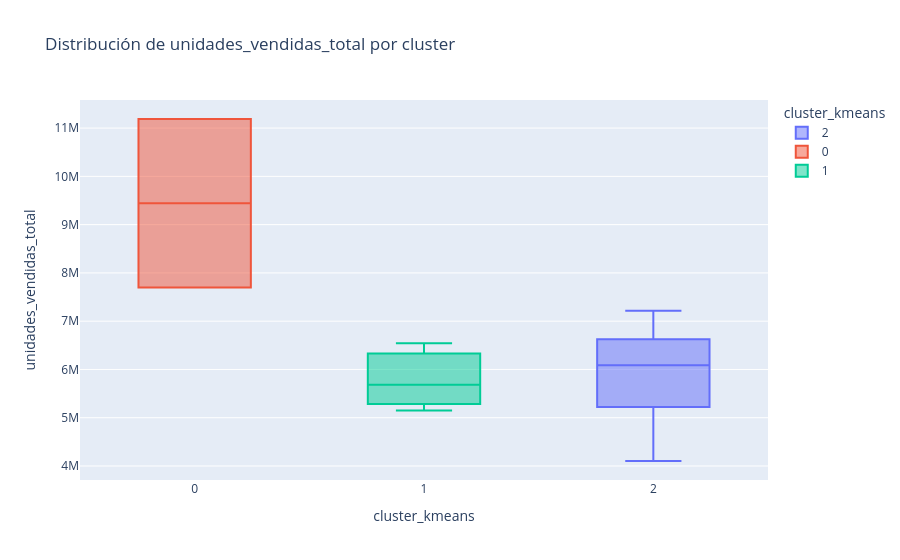
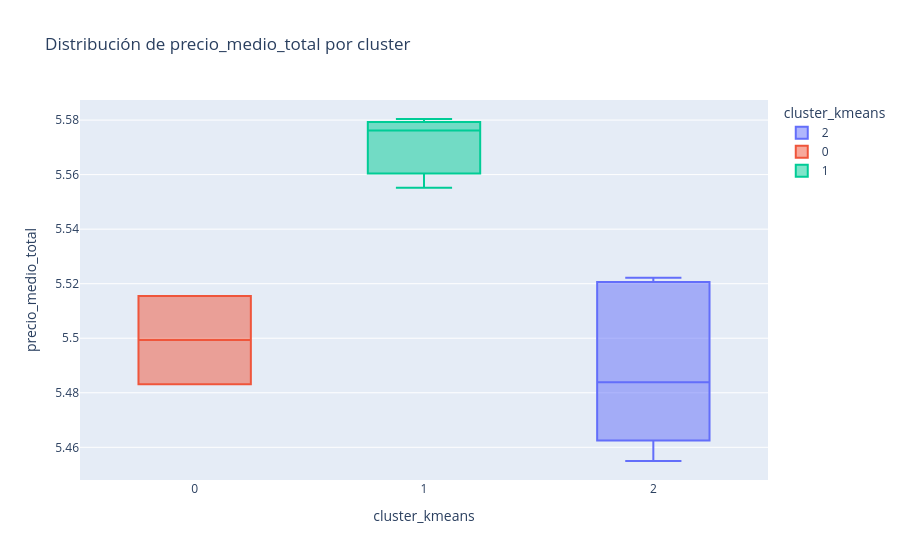
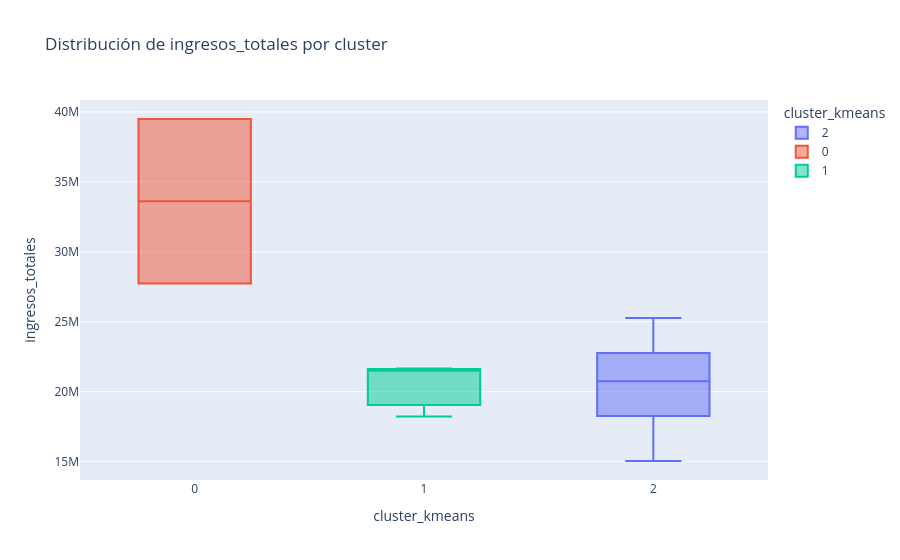
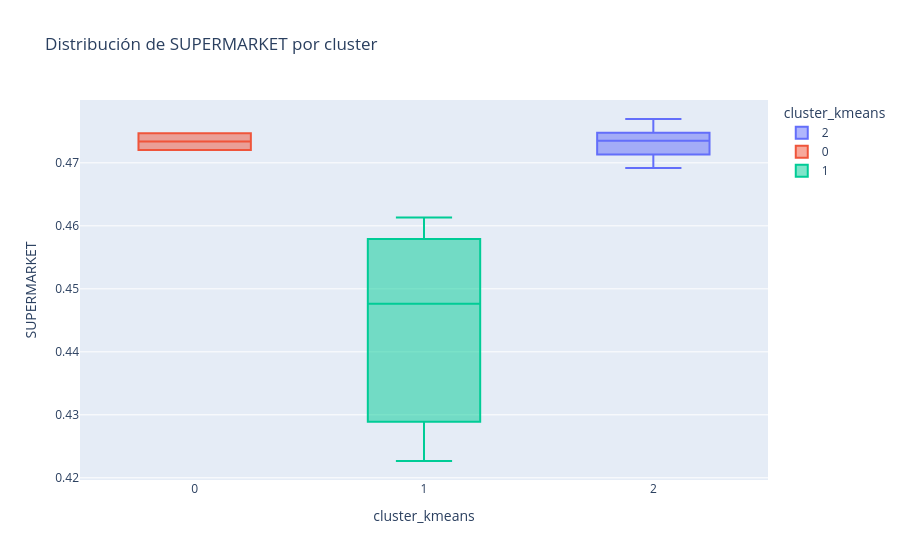

These figures' notebook cell, in order:
### Code cell
for col in df_tiendas.columns[1:-1]:
    fig = px.box(df_tiendas, x = "cluster_kmeans", y = col, title = f"Distribución de {col} por cluster", color = "cluster_kmeans")
    fig.show()

### Figure 1 — Plotly figure (JSON) as saved in the notebook; plotly's stock layout.template omitted (floating-point values rounded to 4 significant figures)
{"data": [{"alignmentgroup": "True", "hovertemplate": "cluster_kmeans=%{x}<br>unidades_vendidas_total=%{y}<extra></extra>", "legendgroup": "2", "marker": {"color": "#636efa"}, "name": "2", "notched": false, "offsetgroup": "2", "orientation": "v", "showlegend": true, "type": "box", "x": [2, 2, 2, 2, 2], "x0": " ", "xaxis": "x", "y": [5595292, 7214384, 6089330, 4103676, 6427782], "y0": " ", "yaxis": "y"}, {"alignmentgroup": "True", "hovertemplate": "cluster_kmeans=%{x}<br>unidades_vendidas_total=%{y}<extra></extra>", "legendgroup": "0", "marker": {"color": "#EF553B"}, "name": "0", "notched": false, "offsetgroup": "0", "orientation": "v", "showlegend": true, "type": "box", "x": [0, 0], "x0": " ", "xaxis": "x", "y": [7698216, 11188180], "y0": " ", "yaxis": "y"}, {"alignmentgroup": "True", "hovertemplate": "cluster_kmeans=%{x}<br>unidades_vendidas_total=%{y}<extra></extra>", "legendgroup": "1", "marker": {"color": "#00cc96"}, "name": "1", "notched": false, "offsetgroup": "1", "orientation": "v", "showlegend": true, "type": "box", "x": [1, 1, 1], "x0": " ", "xaxis": "x", "y": [5685475, 5149062, 6544012], "y0": " ", "yaxis": "y"}], "layout": {"boxmode": "overlay", "legend": {"title": {"text": "cluster_kmeans"}, "tracegroupgap": 0}, "title": {"text": "Distribución de unidades_vendidas_total por cluster"}, "xaxis": {"anchor": "y", "categoryarray": [2, 0, 1], "categoryorder": "array", "domain": [0, 1], "title": {"text": "cluster_kmeans"}}, "yaxis": {"anchor": "x", "domain": [0, 1], "title": {"text": "unidades_vendidas_total"}}}}

### Figure 2 — Plotly figure (JSON) as saved in the notebook; plotly's stock layout.template omitted (floating-point values rounded to 4 significant figures)
{"data": [{"alignmentgroup": "True", "hovertemplate": "cluster_kmeans=%{x}<br>precio_medio_total=%{y}<extra></extra>", "legendgroup": "2", "marker": {"color": "#636efa"}, "name": "2", "notched": false, "offsetgroup": "2", "orientation": "v", "showlegend": true, "type": "box", "x": [2, 2, 2, 2, 2], "x0": " ", "xaxis": "x", "y": [5.465, 5.455, 5.484, 5.522, 5.52], "y0": " ", "yaxis": "y"}, {"alignmentgroup": "True", "hovertemplate": "cluster_kmeans=%{x}<br>precio_medio_total=%{y}<extra></extra>", "legendgroup": "0", "marker": {"color": "#EF553B"}, "name": "0", "notched": false, "offsetgroup": "0", "orientation": "v", "showlegend": true, "type": "box", "x": [0, 0], "x0": " ", "xaxis": "x", "y": [5.516, 5.483], "y0": " ", "yaxis": "y"}, {"alignmentgroup": "True", "hovertemplate": "cluster_kmeans=%{x}<br>precio_medio_total=%{y}<extra></extra>", "legendgroup": "1", "marker": {"color": "#00cc96"}, "name": "1", "notched": false, "offsetgroup": "1", "orientation": "v", "showlegend": true, "type": "box", "x": [1, 1, 1], "x0": " ", "xaxis": "x", "y": [5.576, 5.58, 5.555], "y0": " ", "yaxis": "y"}], "layout": {"boxmode": "overlay", "legend": {"title": {"text": "cluster_kmeans"}, "tracegroupgap": 0}, "title": {"text": "Distribución de precio_medio_total por cluster"}, "xaxis": {"anchor": "y", "categoryarray": [2, 0, 1], "categoryorder": "array", "domain": [0, 1], "title": {"text": "cluster_kmeans"}}, "yaxis": {"anchor": "x", "domain": [0, 1], "title": {"text": "precio_medio_total"}}}}

### Figure 3 — Plotly figure (JSON) as saved in the notebook; plotly's stock layout.template omitted (floating-point values rounded to 4 significant figures)
{"data": [{"alignmentgroup": "True", "hovertemplate": "cluster_kmeans=%{x}<br>ingresos_totales=%{y}<extra></extra>", "legendgroup": "2", "marker": {"color": "#636efa"}, "name": "2", "notched": false, "offsetgroup": "2", "orientation": "v", "showlegend": true, "type": "box", "x": [2, 2, 2, 2, 2], "x0": " ", "xaxis": "x", "y": [19340000.0, 25260000.0, 21940000.0, 15050000.0, 20750000.0], "y0": " ", "yaxis": "y"}, {"alignmentgroup": "True", "hovertemplate": "cluster_kmeans=%{x}<br>ingresos_totales=%{y}<extra></extra>", "legendgroup": "0", "marker": {"color": "#EF553B"}, "name": "0", "notched": false, "offsetgroup": "0", "orientation": "v", "showlegend": true, "type": "box", "x": [0, 0], "x0": " ", "xaxis": "x", "y": [27730000.0, 39500000.0], "y0": " ", "yaxis": "y"}, {"alignmentgroup": "True", "hovertemplate": "cluster_kmeans=%{x}<br>ingresos_totales=%{y}<extra></extra>", "legendgroup": "1", "marker": {"color": "#00cc96"}, "name": "1", "notched": false, "offsetgroup": "1", "orientation": "v", "showlegend": true, "type": "box", "x": [1, 1, 1], "x0": " ", "xaxis": "x", "y": [21510000.0, 18230000.0, 21660000.0], "y0": " ", "yaxis": "y"}], "layout": {"boxmode": "overlay", "legend": {"title": {"text": "cluster_kmeans"}, "tracegroupgap": 0}, "title": {"text": "Distribución de ingresos_totales por cluster"}, "xaxis": {"anchor": "y", "categoryarray": [2, 0, 1], "categoryorder": "array", "domain": [0, 1], "title": {"text": "cluster_kmeans"}}, "yaxis": {"anchor": "x", "domain": [0, 1], "title": {"text": "ingresos_totales"}}}}

### Figure 4 — Plotly figure (JSON) as saved in the notebook; plotly's stock layout.template omitted (floating-point values rounded to 4 significant figures)
{"data": [{"alignmentgroup": "True", "hovertemplate": "cluster_kmeans=%{x}<br>SUPERMARKET=%{y}<extra></extra>", "legendgroup": "2", "marker": {"color": "#636efa"}, "name": "2", "notched": false, "offsetgroup": "2", "orientation": "v", "showlegend": true, "type": "box", "x": [2, 2, 2, 2, 2], "x0": " ", "xaxis": "x", "y": [0.4741, 0.4735, 0.4692, 0.477, 0.472], "y0": " ", "yaxis": "y"}, {"alignmentgroup": "True", "hovertemplate": "cluster_kmeans=%{x}<br>SUPERMARKET=%{y}<extra></extra>", "legendgroup": "0", "marker": {"color": "#EF553B"}, "name": "0", "notched": false, "offsetgroup": "0", "orientation": "v", "showlegend": true, "type": "box", "x": [0, 0], "x0": " ", "xaxis": "x", "y": [0.4721, 0.4747], "y0": " ", "yaxis": "y"}, {"alignmentgroup": "True", "hovertemplate": "cluster_kmeans=%{x}<br>SUPERMARKET=%{y}<extra></extra>", "legendgroup": "1", "marker": {"color": "#00cc96"}, "name": "1", "notched": false, "offsetgroup": "1", "orientation": "v", "showlegend": true, "type": "box", "x": [1, 1, 1], "x0": " ", "xaxis": "x", "y": [0.4227, 0.4476, 0.4613], "y0": " ", "yaxis": "y"}], "layout": {"boxmode": "overlay", "legend": {"title": {"text": "cluster_kmeans"}, "tracegroupgap": 0}, "title": {"text": "Distribución de SUPERMARKET por cluster"}, "xaxis": {"anchor": "y", "categoryarray": [2, 0, 1], "categoryorder": "array", "domain": [0, 1], "title": {"text": "cluster_kmeans"}}, "yaxis": {"anchor": "x", "domain": [0, 1], "title": {"text": "SUPERMARKET"}}}}
